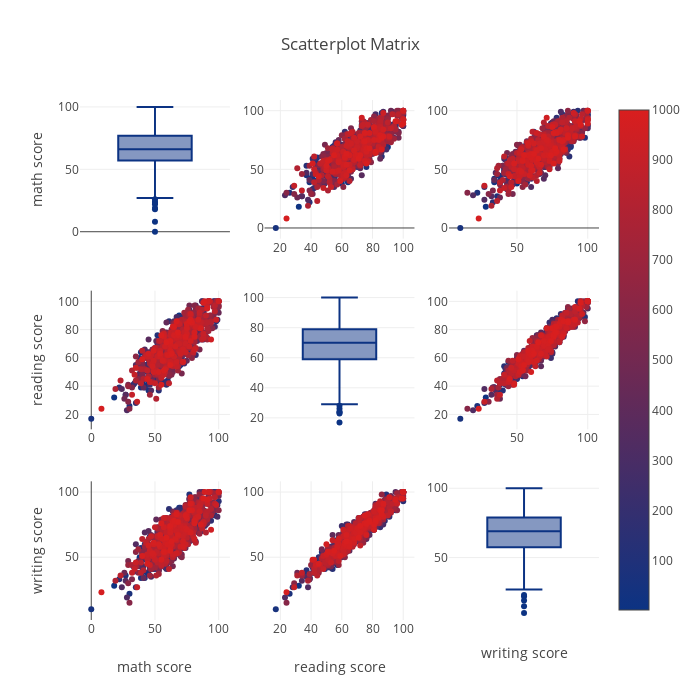

The notebook cell saved with this chart:
### Markdown cell above
### Scatterplot Matrix

### Code cell
#scatter plot
df_marks = df.iloc[:,5:]
import plotly.figure_factory as ff
df_marks['index'] = np.arange(1,len(df_marks)+1)
fig = ff.create_scatterplotmatrix(df_marks, diag ='box', index = 'index' , colormap ='Portland',
                                 colormap_type = 'seq', height = 700, width = 700)
iplot(fig)

### Figure 1 — Plotly figure (JSON) as saved in the notebook; plotly's stock layout.template omitted (floating-point values rounded to 4 significant figures; data arrays with more than 128 entries replaced by an {"elided": "..."} marker saying what was removed)
{"data": [{"marker": {"color": "rgb(12, 51, 131)"}, "showlegend": false, "type": "box", "uid": "4725c3da-2904-11e9-a1cb-3cf862c2ea5b", "xaxis": "x", "y": {"elided": "1000 int values"}, "yaxis": "y"}, {"marker": {"color": {"elided": "1000 int values"}, "colorscale": [[0, "rgb(12, 51, 131)"], [1, "rgb(217, 30, 30)"]], "showscale": true, "size": 6}, "mode": "markers", "showlegend": false, "type": "scatter", "uid": "47295bf8-2904-11e9-9d96-3cf862c2ea5b", "x": {"elided": "1000 int values"}, "xaxis": "x2", "y": {"elided": "1000 int values"}, "yaxis": "y2"}, {"marker": {"color": {"elided": "1000 int values"}, "colorscale": [[0, "rgb(12, 51, 131)"], [1, "rgb(217, 30, 30)"]], "showscale": false, "size": 6}, "mode": "markers", "showlegend": false, "type": "scatter", "uid": "472cfd38-2904-11e9-9513-3cf862c2ea5b", "x": {"elided": "1000 int values"}, "xaxis": "x3", "y": {"elided": "1000 int values"}, "yaxis": "y3"}, {"marker": {"color": {"elided": "1000 int values"}, "colorscale": [[0, "rgb(12, 51, 131)"], [1, "rgb(217, 30, 30)"]], "showscale": false, "size": 6}, "mode": "markers", "showlegend": false, "type": "scatter", "uid": "4730d79e-2904-11e9-9aa1-3cf862c2ea5b", "x": {"elided": "1000 int values"}, "xaxis": "x4", "y": {"elided": "1000 int values"}, "yaxis": "y4"}, {"marker": {"color": "rgb(12, 51, 131)"}, "showlegend": false, "type": "box", "uid": "4731d092-2904-11e9-bc05-3cf862c2ea5b", "xaxis": "x5", "y": {"elided": "1000 int values"}, "yaxis": "y5"}, {"marker": {"color": {"elided": "1000 int values"}, "colorscale": [[0, "rgb(12, 51, 131)"], [1, "rgb(217, 30, 30)"]], "showscale": false, "size": 6}, "mode": "markers", "showlegend": false, "type": "scatter", "uid": "4735571e-2904-11e9-9310-3cf862c2ea5b", "x": {"elided": "1000 int values"}, "xaxis": "x6", "y": {"elided": "1000 int values"}, "yaxis": "y6"}, {"marker": {"color": {"elided": "1000 int values"}, "colorscale": [[0, "rgb(12, 51, 131)"], [1, "rgb(217, 30, 30)"]], "showscale": false, "size": 6}, "mode": "markers", "showlegend": false, "type": "scatter", "uid": "47392f7a-2904-11e9-b974-3cf862c2ea5b", "x": {"elided": "1000 int values"}, "xaxis": "x7", "y": {"elided": "1000 int values"}, "yaxis": "y7"}, {"marker": {"color": {"elided": "1000 int values"}, "colorscale": [[0, "rgb(12, 51, 131)"], [1, "rgb(217, 30, 30)"]], "showscale": false, "size": 6}, "mode": "markers", "showlegend": false, "type": "scatter", "uid": "473d151a-2904-11e9-b6fb-3cf862c2ea5b", "x": {"elided": "1000 int values"}, "xaxis": "x8", "y": {"elided": "1000 int values"}, "yaxis": "y8"}, {"marker": {"color": "rgb(12, 51, 131)"}, "showlegend": false, "type": "box", "uid": "473e39ba-2904-11e9-94b6-3cf862c2ea5b", "xaxis": "x9", "y": {"elided": "1000 int values"}, "yaxis": "y9"}], "layout": {"height": 700, "showlegend": true, "title": "Scatterplot Matrix", "width": 700, "xaxis": {"anchor": "y", "domain": [0, 0.2889], "showticklabels": false}, "xaxis2": {"anchor": "y2", "domain": [0.3556, 0.6444]}, "xaxis3": {"anchor": "y3", "domain": [0.7111, 1]}, "xaxis4": {"anchor": "y4", "domain": [0, 0.2889]}, "xaxis5": {"anchor": "y5", "domain": [0.3556, 0.6444], "showticklabels": false}, "xaxis6": {"anchor": "y6", "domain": [0.7111, 1]}, "xaxis7": {"anchor": "y7", "domain": [0, 0.2889], "title": "math score"}, "xaxis8": {"anchor": "y8", "domain": [0.3556, 0.6444], "title": "reading score"}, "xaxis9": {"anchor": "y9", "domain": [0.7111, 1], "showticklabels": false, "title": "writing score"}, "yaxis": {"anchor": "x", "domain": [0.7333, 1], "title": "math score"}, "yaxis2": {"anchor": "x2", "domain": [0.7333, 1]}, "yaxis3": {"anchor": "x3", "domain": [0.7333, 1]}, "yaxis4": {"anchor": "x4", "domain": [0.3667, 0.6333], "title": "reading score"}, "yaxis5": {"anchor": "x5", "domain": [0.3667, 0.6333]}, "yaxis6": {"anchor": "x6", "domain": [0.3667, 0.6333]}, "yaxis7": {"anchor": "x7", "domain": [0, 0.2667], "title": "writing score"}, "yaxis8": {"anchor": "x8", "domain": [0, 0.2667]}, "yaxis9": {"anchor": "x9", "domain": [0, 0.2667]}}}
